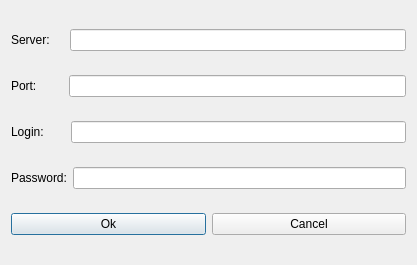
<?xml version="1.0" encoding="UTF-8"?>
<ui version="4.0">
 <class>SetServer</class>
 <widget class="QDialog" name="SetServer">
  <property name="geometry">
   <rect>
    <x>0</x>
    <y>0</y>
    <width>417</width>
    <height>265</height>
   </rect>
  </property>
  <property name="sizePolicy">
   <sizepolicy hsizetype="Fixed" vsizetype="Fixed">
    <horstretch>0</horstretch>
    <verstretch>0</verstretch>
   </sizepolicy>
  </property>
  <property name="windowTitle">
   <string>Set Server</string>
  </property>
  <layout class="QHBoxLayout" name="horizontalLayout_6">
   <item>
    <layout class="QVBoxLayout" name="verticalLayout">
     <item>
      <layout class="QHBoxLayout" name="horizontalLayout">
       <property name="spacing">
        <number>20</number>
       </property>
       <item>
        <widget class="QLabel" name="label">
         <property name="text">
          <string>Server:</string>
         </property>
        </widget>
       </item>
       <item>
        <widget class="QLineEdit" name="lineEdit_2">
         <property name="maximumSize">
          <size>
           <width>343</width>
           <height>16777215</height>
          </size>
         </property>
        </widget>
       </item>
      </layout>
     </item>
     <item>
      <layout class="QHBoxLayout" name="horizontalLayout_2">
       <property name="spacing">
        <number>32</number>
       </property>
       <item>
        <widget class="QLabel" name="label_2">
         <property name="text">
          <string>Port:</string>
         </property>
        </widget>
       </item>
       <item>
        <widget class="QLineEdit" name="lineEdit">
         <property name="maximumSize">
          <size>
           <width>343</width>
           <height>16777215</height>
          </size>
         </property>
        </widget>
       </item>
      </layout>
     </item>
     <item>
      <layout class="QHBoxLayout" name="horizontalLayout_3">
       <property name="spacing">
        <number>27</number>
       </property>
       <item>
        <widget class="QLabel" name="label_3">
         <property name="sizePolicy">
          <sizepolicy hsizetype="Fixed" vsizetype="Preferred">
           <horstretch>0</horstretch>
           <verstretch>0</verstretch>
          </sizepolicy>
         </property>
         <property name="text">
          <string>Login:</string>
         </property>
        </widget>
       </item>
       <item>
        <widget class="QLineEdit" name="lineEdit_3">
         <property name="sizePolicy">
          <sizepolicy hsizetype="Fixed" vsizetype="Fixed">
           <horstretch>0</horstretch>
           <verstretch>0</verstretch>
          </sizepolicy>
         </property>
         <property name="maximumSize">
          <size>
           <width>343</width>
           <height>16777215</height>
          </size>
         </property>
        </widget>
       </item>
      </layout>
     </item>
     <item>
      <layout class="QHBoxLayout" name="horizontalLayout_4">
       <item>
        <widget class="QLabel" name="label_4">
         <property name="text">
          <string>Password:</string>
         </property>
        </widget>
       </item>
       <item>
        <widget class="QLineEdit" name="lineEdit_4">
         <property name="echoMode">
          <enum>QLineEdit::Password</enum>
         </property>
        </widget>
       </item>
      </layout>
     </item>
     <item>
      <layout class="QHBoxLayout" name="horizontalLayout_5">
       <item>
        <widget class="QPushButton" name="pushButton">
         <property name="text">
          <string>Ok</string>
         </property>
        </widget>
       </item>
       <item>
        <widget class="QPushButton" name="pushButton_2">
         <property name="text">
          <string>Cancel</string>
         </property>
        </widget>
       </item>
      </layout>
     </item>
    </layout>
   </item>
  </layout>
 </widget>
 <resources/>
 <connections/>
</ui>
